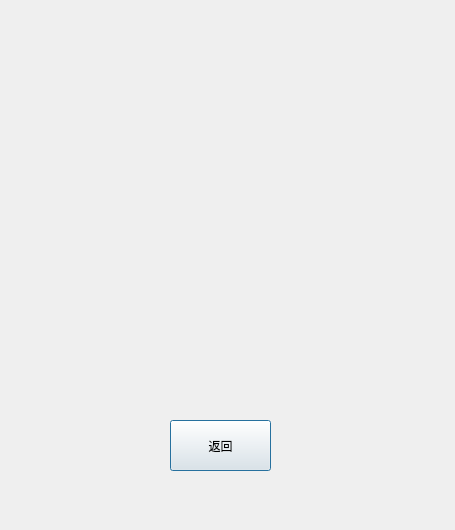
<?xml version="1.0" encoding="UTF-8"?>
<ui version="4.0">
 <class>All</class>
 <widget class="QDialog" name="All">
  <property name="geometry">
   <rect>
    <x>0</x>
    <y>0</y>
    <width>455</width>
    <height>530</height>
   </rect>
  </property>
  <property name="windowTitle">
   <string>Dialog</string>
  </property>
  <widget class="QPushButton" name="pushButton">
   <property name="geometry">
    <rect>
     <x>170</x>
     <y>420</y>
     <width>101</width>
     <height>51</height>
    </rect>
   </property>
   <property name="text">
    <string>返回</string>
   </property>
  </widget>
  <widget class="QLabel" name="label">
   <property name="geometry">
    <rect>
     <x>100</x>
     <y>10</y>
     <width>361</width>
     <height>51</height>
    </rect>
   </property>
   <property name="styleSheet">
    <string notr="true">font: 12pt &quot;宋体&quot;;</string>
   </property>
   <property name="text">
    <string/>
   </property>
  </widget>
  <widget class="QLabel" name="label_2">
   <property name="geometry">
    <rect>
     <x>60</x>
     <y>70</y>
     <width>481</width>
     <height>281</height>
    </rect>
   </property>
   <property name="text">
    <string/>
   </property>
  </widget>
 </widget>
 <resources/>
 <connections>
  <connection>
   <sender>pushButton</sender>
   <signal>clicked()</signal>
   <receiver>All</receiver>
   <slot>accept()</slot>
   <hints>
    <hint type="sourcelabel">
     <x>183</x>
     <y>194</y>
    </hint>
    <hint type="destinationlabel">
     <x>240</x>
     <y>133</y>
    </hint>
   </hints>
  </connection>
 </connections>
</ui>
